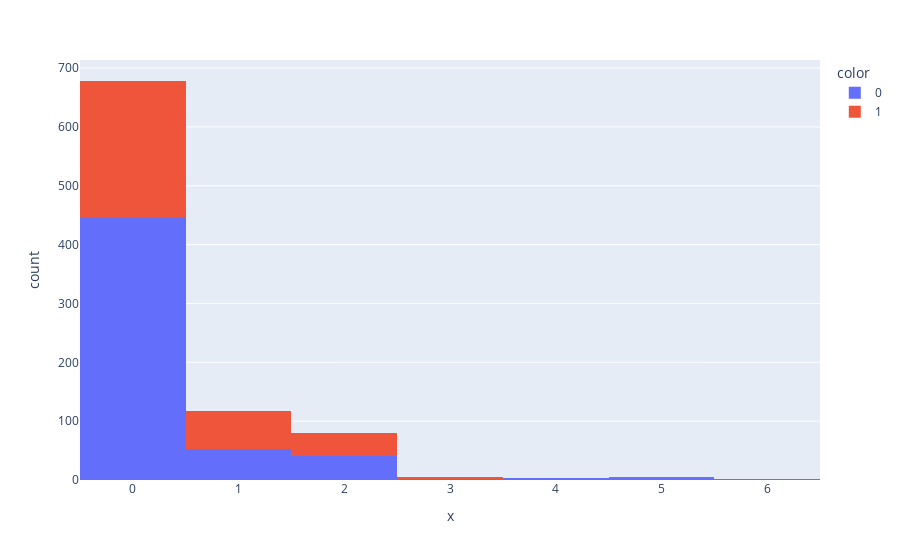

The cell this chart's notebook holds for it:
### Code cell
px.histogram(x = train.Parch, color = train.Survived).show()

### Figure 1 — Plotly figure (JSON) as saved in the notebook; plotly's stock layout.template omitted (floating-point values rounded to 4 significant figures; data arrays with more than 128 entries replaced by an {"elided": "..."} marker saying what was removed)
{"data": [{"alignmentgroup": "True", "bingroup": "x", "hovertemplate": "color=0<br>x=%{x}<br>count=%{y}<extra></extra>", "legendgroup": "0", "marker": {"color": "#636efa", "pattern": {"shape": ""}}, "name": "0", "offsetgroup": "0", "orientation": "v", "showlegend": true, "type": "histogram", "x": {"elided": "549 int values"}, "xaxis": "x", "yaxis": "y"}, {"alignmentgroup": "True", "bingroup": "x", "hovertemplate": "color=1<br>x=%{x}<br>count=%{y}<extra></extra>", "legendgroup": "1", "marker": {"color": "#EF553B", "pattern": {"shape": ""}}, "name": "1", "offsetgroup": "1", "orientation": "v", "showlegend": true, "type": "histogram", "x": {"elided": "342 int values"}, "xaxis": "x", "yaxis": "y"}], "layout": {"autosize": true, "barmode": "relative", "legend": {"title": {"text": "color"}, "tracegroupgap": 0}, "margin": {"t": 60}, "xaxis": {"anchor": "y", "autorange": true, "domain": [0, 1], "range": [-0.5, 6.5], "title": {"text": "x"}, "type": "linear"}, "yaxis": {"anchor": "x", "autorange": true, "domain": [0, 1], "range": [0, 713.7], "title": {"text": "count"}}}}
